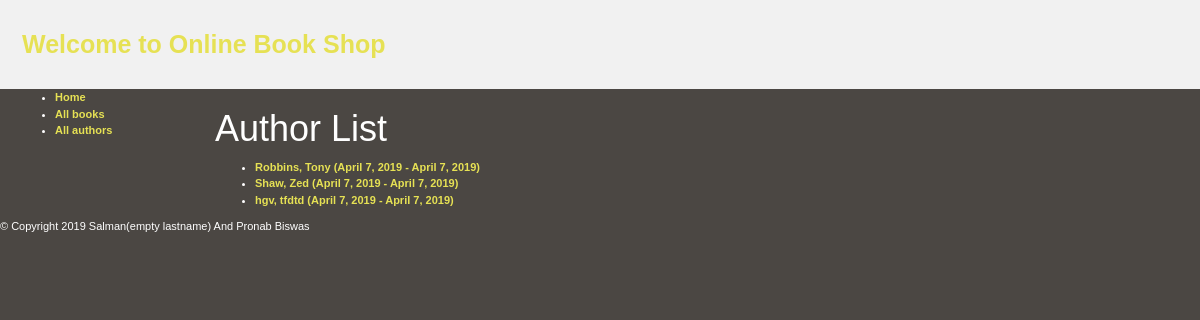
Screenshot of /catalog/authors/ with the database file from the repository.
### catalog/models.py (models this page shows)
class Author(models.Model):
    first_name = models.CharField(max_length=100)
    last_name = models.CharField(max_length=100)
    date_of_birth = models.DateField(null=True, blank=True)
    date_of_death = models.DateField('died', null=True, blank=True)
    class Meta:
        ordering = ['last_name', 'first_name']
    def get_absolute_url(self):
        return reverse('author-detail', args=[str(self.id)])
    def __str__(self):
        return '{0}, {1}'.format(self.last_name, self.first_name)

### catalog/views.py (the view)
# urls.py: path('authors/', views.AuthorListView.as_view(), name='authors'),
class AuthorListView(generic.ListView):
    model = Author
    paginate_by = 10

### catalog/templates/catalog/author_list.html
{% extends "base_generic.html" %}
{% block content %}
<h1>Author List</h1>
{% if author_list %}
  <ul>
  {% for author in author_list %}
    <li>
      <a href="{{ author.get_absolute_url }}">
      {{ author }} ({{author.date_of_birth}} - {% if author.date_of_death %}{{author.date_of_death}}{% endif %})
      </a>
    </li>
  {% endfor %}
 </ul>
{% else %}
  <p>There are no authors available.</p>
{% endif %}
{% endblock %}

### catalog/static/css/styles.css (style rules this page uses)
body { margin: 0; padding: 0; line-height: 1.5em; font-family: Verdana, Arial, san-serif; font-size: 11px; color: #ffffff; background: #4b4743; }
a:link, a:visited { color: #e6e154; text-decoration: none; font-weight: bold; }

### catalog/templates/base_generic.html (style rules this page uses)
* { box-sizing: border-box; }
body { margin: 0; font-family: Arial, Helvetica, sans-serif; }

### rows the page displays
Author: last_name+first_name "Robbins, Tony", date_of_birth "April 7, 2019", date_of_death "April 7, 2019"
Author: last_name+first_name "Shaw, Zed", date_of_birth "April 7, 2019", date_of_death "April 7, 2019"
Author: last_name+first_name "hgv, tfdtd", date_of_birth "April 7, 2019", date_of_death "April 7, 2019"
